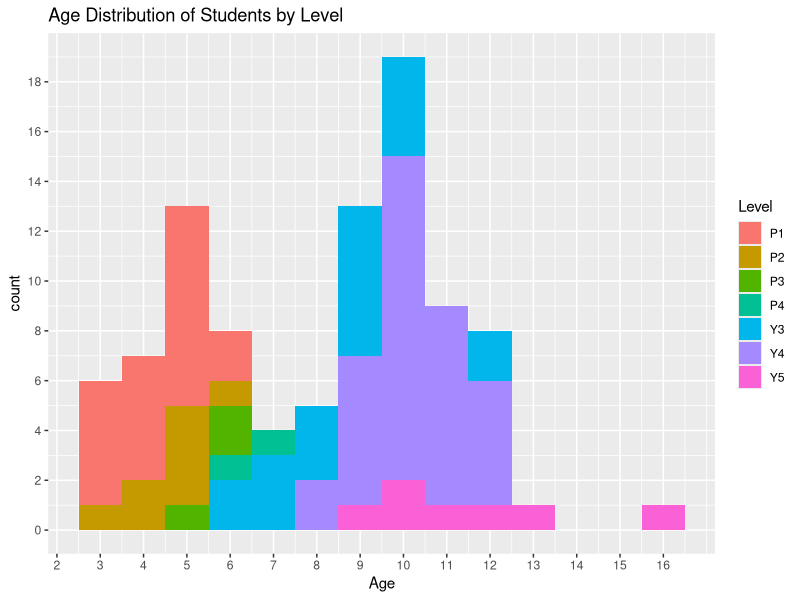
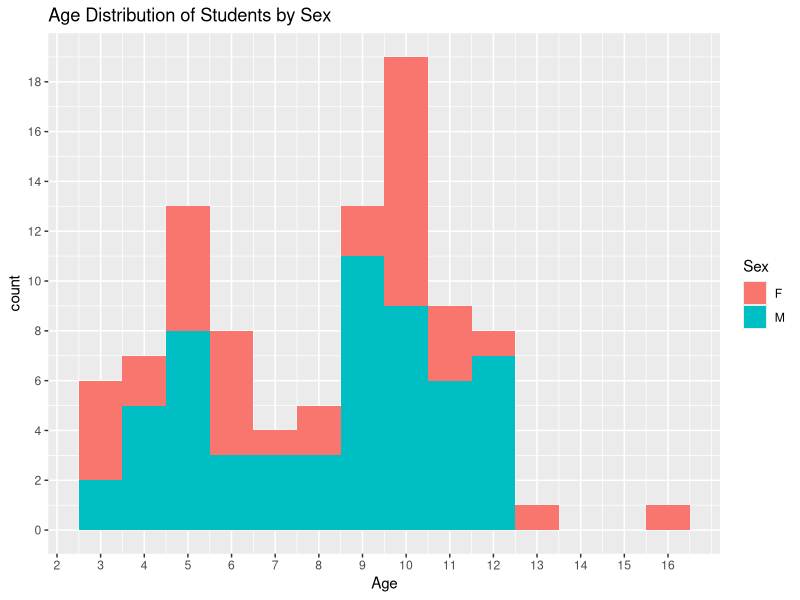
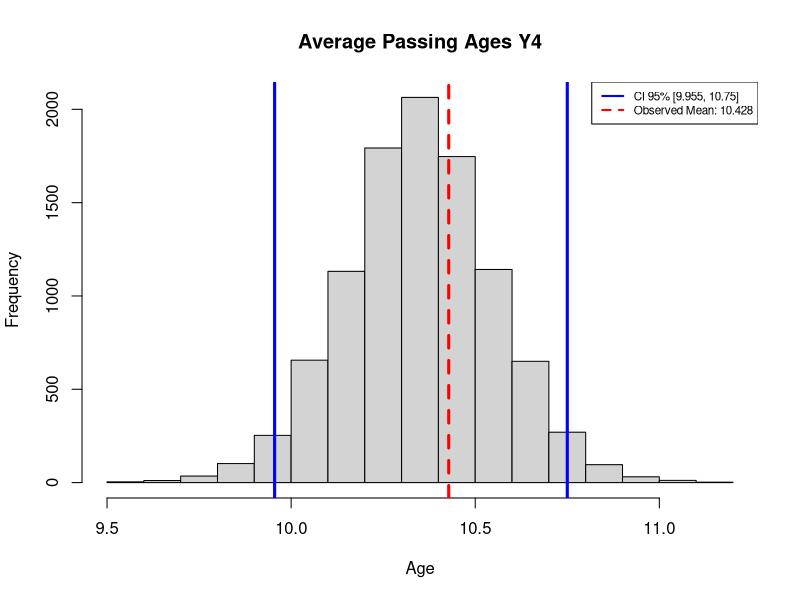
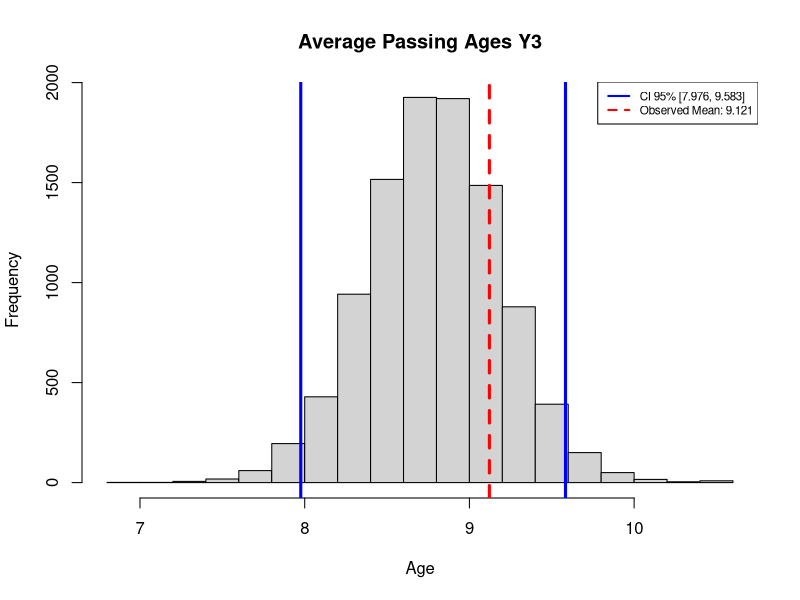
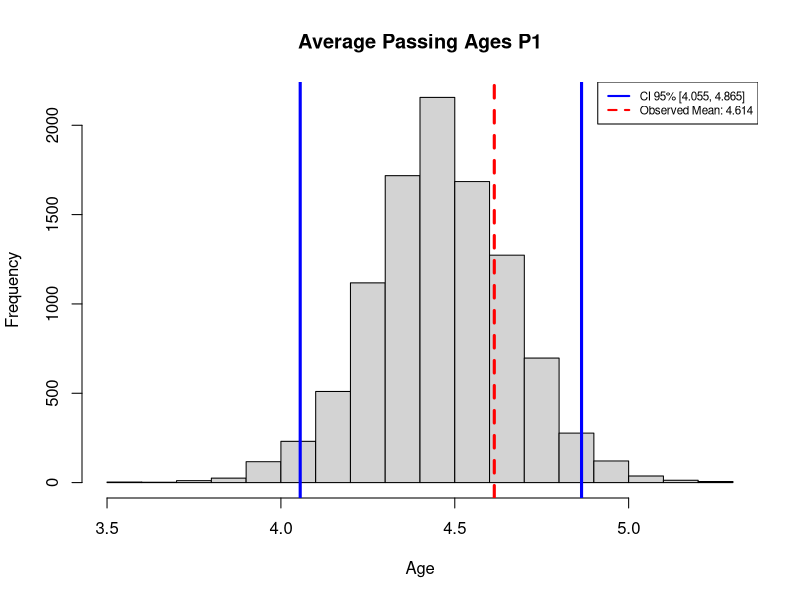
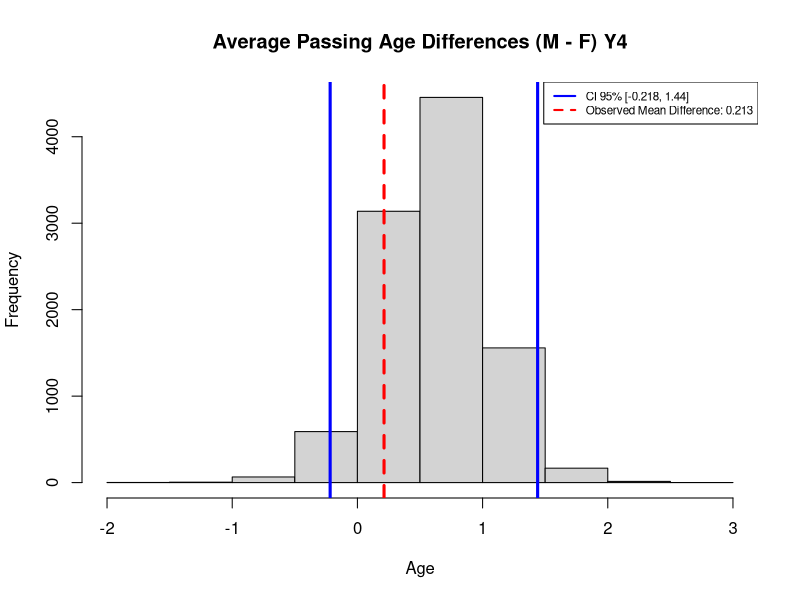
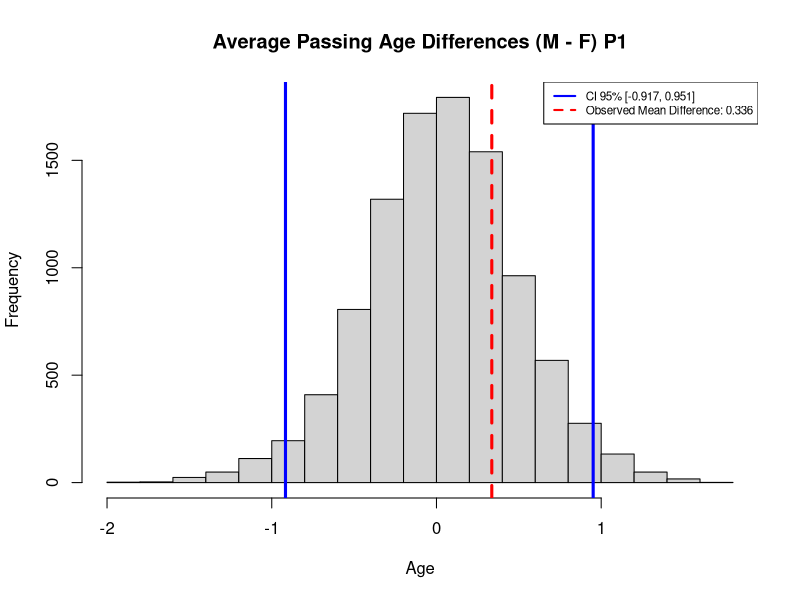

The R script that drew these images, in order:
library(dplyr)
library(ggplot2)
library(tidyr)

swim_groups <- read.csv("swimresults.csv", stringsAsFactors = F)

# Create a table on the conditional that the student passed
swim_pass <- filter(swim_groups, Pass == "Y")

swim_levels <- group_by(swim_groups, Level) %>% 
  summarize(average = mean(Age), count = n())

swim_pass_level_male <- swim_pass %>% 
  filter(Sex == "M") %>% 
  group_by(Level) %>% 
  summarize(count = n())

swim_pass_level_fem <- swim_pass %>% 
  filter(Sex == "F") %>% 
  group_by(Level) %>% 
  summarize(count = n())

swim_pass_array <- as.data.frame(full_join(by = "Level", swim_pass_level_male, swim_pass_level_fem))
swim_pass_array[is.na(swim_pass_array)] <- 0
swim_pass_array <- mutate(swim_pass_array, Percentage_Male = count.x / nrow(swim_pass),
                          Percentage_Fem = count.y / nrow(swim_pass))
colnames(swim_pass_array)[c(2, 3)] <- c("Count_Male", "Count_Fem")

write.csv(swim_pass_array, file = "SwimPassArray.csv")

#create data frames of 3 largest levels
y4 <- filter(swim_groups, Level == "Y4")
y3 <- filter(swim_groups, Level == "Y3")
p1 <- filter(swim_groups, Level == "P1")

# create plots to show distribution based on level and sex
ggplot(data = swim_groups) +
  geom_histogram(mapping = aes(x = Age, fill = Level), binwidth = 1) +
  scale_x_continuous(breaks = 1:16) +
  scale_y_continuous(breaks = seq(0, 18, by=2)) +
  labs(title = "Age Distribution of Students by Level")

ggplot(data = swim_groups) +
  geom_histogram(mapping = aes(x = Age, fill = Sex), binwidth = 1) +
  scale_x_continuous(breaks = 1:16) +
  scale_y_continuous(breaks = seq(0, 18, by=2)) +
  labs(title = "Age Distribution of Students by Sex")

# create tibbles to have main levels averages
y4_avg <- group_by(y4, Pass) %>% 
  summarize(average = mean(Age), maximum = max(Age), minimum = min(Age), st_dev = sd(Age))
y3_avg <- group_by(y3, Pass) %>% 
  summarize(average = mean(Age), maximum = max(Age), minimum = min(Age), st_dev = sd(Age))
p1_avg <- group_by(p1, Pass) %>% 
  summarize(average = mean(Age), maximum = max(Age), minimum = min(Age), st_dev = sd(Age))


# Bootstrap, keep students age and Sex, randomize pass fail
passOrFail <- c("Y", "N")
sims <- 10000

# Bootstrap to create a vector of randomly generated population means
bootstrap_age <- function(df, diff_age = F) {
  listMeans <- sample(passOrFail, size = nrow(df), replace = T) 
  simDF <- mutate(df, Pass = listMeans)
  if (diff_age == F) {
    mean(simDF[simDF$Pass == "Y", 'Age'], na.rm = T)  
  } else {
    mean(simDF[simDF$Pass == "Y" & simDF$Sex == "M", "Age"], na.rm = T) - 
      mean(simDF[simDF$Pass == "Y" & simDF$Sex == "F", "Age"], na.rm = T)    
  }
}

# Plot and draw confidence interval lines for bootstrap
mean_age_plot <- function(means, avg, class, diff_age = F) {
  CI_vals <- quantile(means, prob=c(0.025,0.975), na.rm = T)
  if (diff_age == F) {
    hist(means, main = paste("Average Passing Ages", class), xlab = "Age")
    abline(v = c(CI_vals, avg[2, 2]), lwd = 3, col = c("blue", "blue", "red"), lty = c(1, 1, 2))
    legend("topright", legend = c(paste0("CI 95% [", round(CI_vals[1], 3), ", ", round(CI_vals[2], 3), "]"), 
                                  paste("Observed Mean:", round(avg[2, 2], 3))), 
          col = c("blue", "red"), lty = c(1, 2, 2), lwd = 2, cex = 0.7)
  } else {
    hist(means, main = paste("Average Passing Age Differences (M - F)", class), xlab = "Age")
    abline(v = c(CI_vals, avg[2, 2] - avg[1, 2]), lwd = 3, col = c("blue", "blue", "red"), lty = c(1, 1, 2))
    legend("topright", legend = c(paste0("CI 95% [", round(CI_vals[1], 3), ", ", round(CI_vals[2], 3), "]"), 
                                  paste("Observed Mean Difference:", round(avg[2,2] - avg[1, 2], 3))), 
           col = c("blue", "red"), lty = c(1, 2, 2), lwd = 2, cex = 0.7)  
  }
}

mean_age_plot(replicate(n = sims, bootstrap_age(y4)), y4_avg, "Y4")
mean_age_plot(replicate(n = sims, bootstrap_age(y3)), y3_avg, "Y3")
mean_age_plot(replicate(n = sims, bootstrap_age(p1)), p1_avg, "P1")

mean_age_plot(replicate(n = sims, bootstrap_age(y4, diff_age = T)), y4_avg, "Y4", diff_age = T)
# mean_age_plot(replicate(n = sims, bootstrap_age(y3, diff_age = T)), y3_avg, "Y3", diff_age = T)
mean_age_plot(replicate(n = sims, bootstrap_age(p1, diff_age = T)), p1_avg, "P1", diff_age = T)

